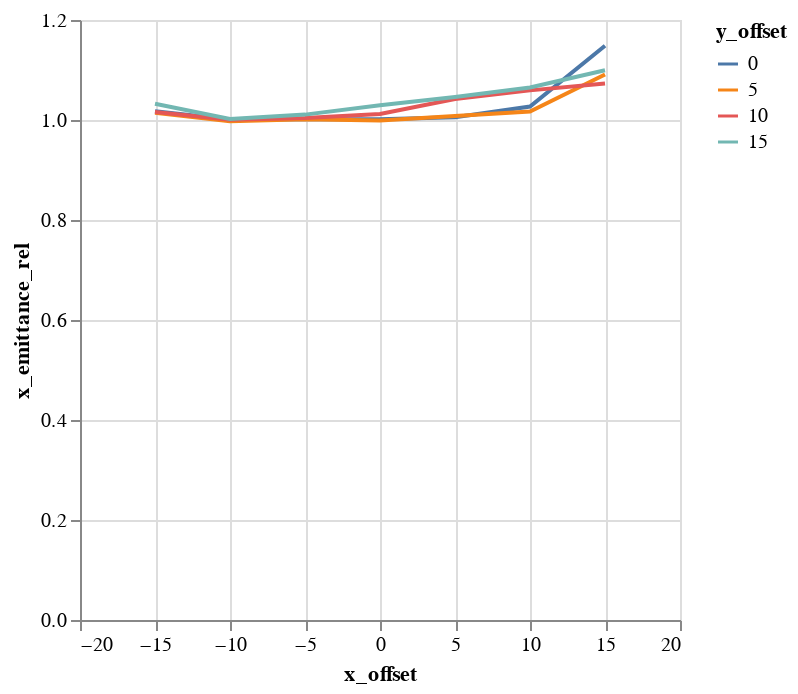

Notebook code cell kept with this figure:
### Code cell
alt.Chart(emit_df).mark_line().encode(
    color='y_offset:N',
    x='x_offset',
    y='x_emittance_rel',
)

### Figure 1 — Vega-Lite specification as saved in the notebook (floating-point values rounded to 4 significant figures)
{"$schema": "https://vega.github.io/schema/vega-lite/v1.2.1.json", "data": {"values": [{"losses": 0, "relbeta": 0.002308, "sourceID": 16777222, "sourceName": "x_-15_y_0", "x_emittance": 1.649, "x_emittance_rel": 1.017, "x_norm_emittance": 0.003807, "x_offset": -15, "y_emittance": 1.571, "y_emittance_rel": 0.9995, "y_norm_emittance": 0.003628, "y_offset": 0}, {"losses": 0, "relbeta": 0.002308, "sourceID": 16777229, "sourceName": "x_-15_y_5", "x_emittance": 1.616, "x_emittance_rel": 1.015, "x_norm_emittance": 0.003731, "x_offset": -15, "y_emittance": 1.597, "y_emittance_rel": 1.002, "y_norm_emittance": 0.003687, "y_offset": 5}, {"losses": 0, "relbeta": 0.002308, "sourceID": 16777236, "sourceName": "x_-15_y_10", "x_emittance": 1.643, "x_emittance_rel": 1.016, "x_norm_emittance": 0.003793, "x_offset": -15, "y_emittance": 1.605, "y_emittance_rel": 1.005, "y_norm_emittance": 0.003705, "y_offset": 10}, {"losses": 0, "relbeta": 0.002308, "sourceID": 16777243, "sourceName": "x_-15_y_15", "x_emittance": 1.725, "x_emittance_rel": 1.032, "x_norm_emittance": 0.003983, "x_offset": -15, "y_emittance": 1.663, "y_emittance_rel": 1.001, "y_norm_emittance": 0.003839, "y_offset": 15}, {"losses": 0, "relbeta": 0.002308, "sourceID": 16777220, "sourceName": "x_-10_y_0", "x_emittance": 1.594, "x_emittance_rel": 1.001, "x_norm_emittance": 0.003679, "x_offset": -10, "y_emittance": 1.552, "y_emittance_rel": 0.9997, "y_norm_emittance": 0.003583, "y_offset": 0}, {"losses": 0, "relbeta": 0.002308, "sourceID": 16777227, "sourceName": "x_-10_y_5", "x_emittance": 1.609, "x_emittance_rel": 0.9975, "x_norm_emittance": 0.003714, "x_offset": -10, "y_emittance": 1.582, "y_emittance_rel": 1.001, "y_norm_emittance": 0.003651, "y_offset": 5}, {"losses": 0, "relbeta": 0.002308, "sourceID": 16777234, "sourceName": "x_-10_y_10", "x_emittance": 1.487, "x_emittance_rel": 1.0, "x_norm_emittance": 0.003433, "x_offset": -10, "y_emittance": 1.669, "y_emittance_rel": 1.002, "y_norm_emittance": 0.003853, "y_offset": 10}, {"losses": 0, "relbeta": 0.002308, "sourceID": 16777241, "sourceName": "x_-10_y_15", "x_emittance": 1.453, "x_emittance_rel": 1.002, "x_norm_emittance": 0.003354, "x_offset": -10, "y_emittance": 1.635, "y_emittance_rel": 1.001, "y_norm_emittance": 0.003775, "y_offset": 15}, {"losses": 0, "relbeta": 0.002308, "sourceID": 16777218, "sourceName": "x_-5_y_0", "x_emittance": 1.679, "x_emittance_rel": 1.002, "x_norm_emittance": 0.003876, "x_offset": -5, "y_emittance": 1.718, "y_emittance_rel": 1.0, "y_norm_emittance": 0.003966, "y_offset": 0}, {"losses": 0, "relbeta": 0.002308, "sourceID": 16777225, "sourceName": "x_-5_y_5", "x_emittance": 1.526, "x_emittance_rel": 1.002, "x_norm_emittance": 0.003523, "x_offset": -5, "y_emittance": 1.63, "y_emittance_rel": 1.002, "y_norm_emittance": 0.003762, "y_offset": 5}, {"losses": 0, "relbeta": 0.002308, "sourceID": 16777232, "sourceName": "x_-5_y_10", "x_emittance": 1.517, "x_emittance_rel": 1.004, "x_norm_emittance": 0.003502, "x_offset": -5, "y_emittance": 1.552, "y_emittance_rel": 1.004, "y_norm_emittance": 0.003583, "y_offset": 10}, {"losses": 0, "relbeta": 0.002308, "sourceID": 16777239, "sourceName": "x_-5_y_15", "x_emittance": 1.71, "x_emittance_rel": 1.011, "x_norm_emittance": 0.003947, "x_offset": -5, "y_emittance": 1.512, "y_emittance_rel": 1.005, "y_norm_emittance": 0.003491, "y_offset": 15}, {"losses": 0, "relbeta": 0.002308, "sourceID": 16777216, "sourceName": "x_0_y_0", "x_emittance": 1.542, "x_emittance_rel": 1.001, "x_norm_emittance": 0.00356, "x_offset": 0, "y_emittance": 1.537, "y_emittance_rel": 1.0, "y_norm_emittance": 0.003547, "y_offset": 0}, {"losses": 0, "relbeta": 0.002308, "sourceID": 16777223, "sourceName": "x_0_y_5", "x_emittance": 1.539, "x_emittance_rel": 0.999, "x_norm_emittance": 0.003552, "x_offset": 0, "y_emittance": 1.543, "y_emittance_rel": 1.005, "y_norm_emittance": 0.003562, "y_offset": 5}, {"losses": 0, "relbeta": 0.002308, "sourceID": 16777230, "sourceName": "x_0_y_10", "x_emittance": 1.42, "x_emittance_rel": 1.012, "x_norm_emittance": 0.003278, "x_offset": 0, "y_emittance": 1.487, "y_emittance_rel": 1.008, "y_norm_emittance": 0.003432, "y_offset": 10}, {"losses": 0, "relbeta": 0.002308, "sourceID": 16777237, "sourceName": "x_0_y_15", "x_emittance": 1.82, "x_emittance_rel": 1.03, "x_norm_emittance": 0.004202, "x_offset": 0, "y_emittance": 1.661, "y_emittance_rel": 1.03, "y_norm_emittance": 0.003835, "y_offset": 15}, {"losses": 0, "relbeta": 0.002308, "sourceID": 16777217, "sourceName": "x_5_y_0", "x_emittance": 1.558, "x_emittance_rel": 1.005, "x_norm_emittance": 0.003597, "x_offset": 5, "y_emittance": 1.677, "y_emittance_rel": 1.002, "y_norm_emittance": 0.003872, "y_offset": 0}, {"losses": 0, "relbeta": 0.002308, "sourceID": 16777224, "sourceName": "x_5_y_5", "x_emittance": 1.615, "x_emittance_rel": 1.008, "x_norm_emittance": 0.003728, "x_offset": 5, "y_emittance": 1.478, "y_emittance_rel": 1.003, "y_norm_emittance": 0.003412, "y_offset": 5}, {"losses": 0, "relbeta": 0.002308, "sourceID": 16777231, "sourceName": "x_5_y_10", "x_emittance": 1.524, "x_emittance_rel": 1.042, "x_norm_emittance": 0.003518, "x_offset": 5, "y_emittance": 1.596, "y_emittance_rel": 1.002, "y_norm_emittance": 0.003685, "y_offset": 10}, {"losses": 0, "relbeta": 0.002308, "sourceID": 16777238, "sourceName": "x_5_y_15", "x_emittance": 1.672, "x_emittance_rel": 1.046, "x_norm_emittance": 0.00386, "x_offset": 5, "y_emittance": 1.604, "y_emittance_rel": 1.019, "y_norm_emittance": 0.003702, "y_offset": 15}, {"losses": 0, "relbeta": 0.002308, "sourceID": 16777219, "sourceName": "x_10_y_0", "x_emittance": 1.56, "x_emittance_rel": 1.027, "x_norm_emittance": 0.003602, "x_offset": 10, "y_emittance": 1.602, "y_emittance_rel": 1.002, "y_norm_emittance": 0.003699, "y_offset": 0}, {"losses": 0, "relbeta": 0.002308, "sourceID": 16777226, "sourceName": "x_10_y_5", "x_emittance": 1.472, "x_emittance_rel": 1.017, "x_norm_emittance": 0.003398, "x_offset": 10, "y_emittance": 1.498, "y_emittance_rel": 0.9945, "y_norm_emittance": 0.003459, "y_offset": 5}, {"losses": 0, "relbeta": 0.002308, "sourceID": 16777233, "sourceName": "x_10_y_10", "x_emittance": 1.846, "x_emittance_rel": 1.059, "x_norm_emittance": 0.004262, "x_offset": 10, "y_emittance": 1.639, "y_emittance_rel": 1.016, "y_norm_emittance": 0.003783, "y_offset": 10}, {"losses": 0, "relbeta": 0.002308, "sourceID": 16777240, "sourceName": "x_10_y_15", "x_emittance": 1.675, "x_emittance_rel": 1.065, "x_norm_emittance": 0.003867, "x_offset": 10, "y_emittance": 1.536, "y_emittance_rel": 1.016, "y_norm_emittance": 0.003546, "y_offset": 15}, {"losses": 0, "relbeta": 0.002308, "sourceID": 16777221, "sourceName": "x_15_y_0", "x_emittance": 1.721, "x_emittance_rel": 1.149, "x_norm_emittance": 0.003973, "x_offset": 15, "y_emittance": 1.581, "y_emittance_rel": 1.002, "y_norm_emittance": 0.003649, "y_offset": 0}, {"losses": 1, "relbeta": 0.002308, "sourceID": 16777228, "sourceName": "x_15_y_5", "x_emittance": 1.715, "x_emittance_rel": 1.091, "x_norm_emittance": 0.003959, "x_offset": 15, "y_emittance": 1.486, "y_emittance_rel": 1.0, "y_norm_emittance": 0.00343, "y_offset": 5}, {"losses": 0, "relbeta": 0.002308, "sourceID": 16777235, "sourceName": "x_15_y_10", "x_emittance": 1.741, "x_emittance_rel": 1.073, "x_norm_emittance": 0.00402, "x_offset": 15, "y_emittance": 1.632, "y_emittance_rel": 1.01, "y_norm_emittance": 0.003768, "y_offset": 10}, {"losses": 0, "relbeta": 0.002308, "sourceID": 16777242, "sourceName": "x_15_y_15", "x_emittance": 1.666, "x_emittance_rel": 1.099, "x_norm_emittance": 0.003845, "x_offset": 15, "y_emittance": 1.654, "y_emittance_rel": 1.042, "y_norm_emittance": 0.003817, "y_offset": 15}]}, "encoding": {"color": {"field": "y_offset", "type": "nominal"}, "x": {"field": "x_offset", "type": "quantitative"}, "y": {"field": "x_emittance_rel", "type": "quantitative"}}, "mark": "line"}
